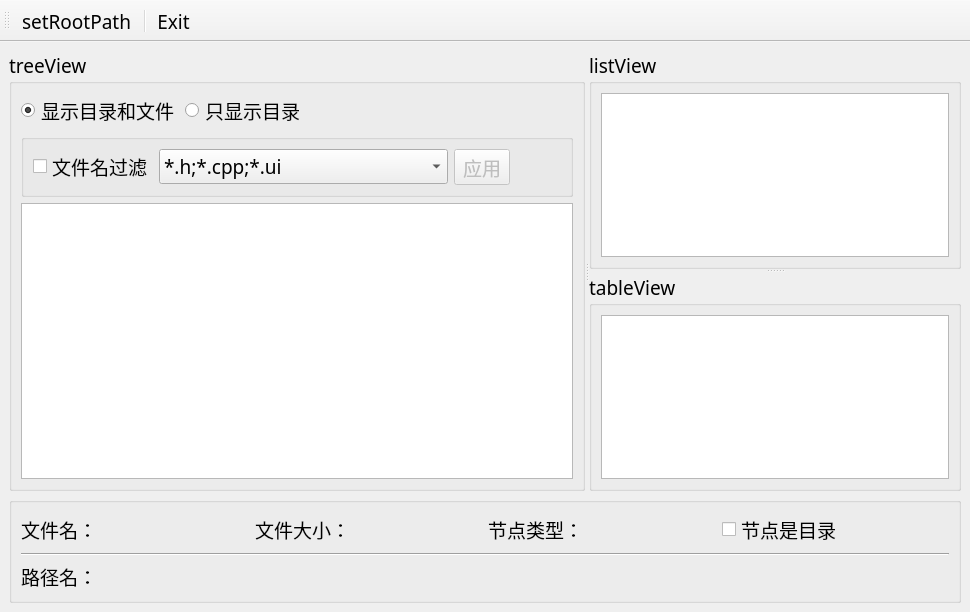
<?xml version="1.0" encoding="UTF-8"?>
<ui version="4.0">
 <class>TestQFileSystemModel</class>
 <widget class="QMainWindow" name="TestQFileSystemModel">
  <property name="geometry">
   <rect>
    <x>0</x>
    <y>0</y>
    <width>970</width>
    <height>612</height>
   </rect>
  </property>
  <property name="font">
   <font>
    <family>Source Code Pro</family>
    <pointsize>14</pointsize>
   </font>
  </property>
  <property name="windowTitle">
   <string>TestQFileSystemModel</string>
  </property>
  <widget class="QWidget" name="centralwidget">
   <layout class="QVBoxLayout" name="verticalLayout_4">
    <item>
     <widget class="QSplitter" name="Sh_01horizontal">
      <property name="orientation">
       <enum>Qt::Horizontal</enum>
      </property>
      <widget class="QGroupBox" name="GB_01treeView">
       <property name="title">
        <string>treeView</string>
       </property>
       <layout class="QVBoxLayout" name="verticalLayout_5">
        <item>
         <layout class="QVBoxLayout" name="Lv_01utility">
          <item>
           <layout class="QHBoxLayout" name="Lh_02displayType">
            <item>
             <widget class="QRadioButton" name="RB_01showAll">
              <property name="text">
               <string>显示目录和文件</string>
              </property>
              <property name="checked">
               <bool>true</bool>
              </property>
             </widget>
            </item>
            <item>
             <widget class="QRadioButton" name="RB_02showDirOnly">
              <property name="text">
               <string>只显示目录</string>
              </property>
             </widget>
            </item>
            <item>
             <spacer name="HS_01">
              <property name="orientation">
               <enum>Qt::Horizontal</enum>
              </property>
              <property name="sizeHint" stdset="0">
               <size>
                <width>40</width>
                <height>20</height>
               </size>
              </property>
             </spacer>
            </item>
           </layout>
          </item>
          <item>
           <widget class="QGroupBox" name="GB_05filter">
            <property name="title">
             <string/>
            </property>
            <layout class="QHBoxLayout" name="horizontalLayout">
             <item>
              <widget class="QCheckBox" name="CB_01fileFilter">
               <property name="text">
                <string>文件名过滤</string>
               </property>
              </widget>
             </item>
             <item>
              <widget class="QComboBox" name="CBB_01chooseType">
               <property name="sizePolicy">
                <sizepolicy hsizetype="Expanding" vsizetype="Fixed">
                 <horstretch>0</horstretch>
                 <verstretch>0</verstretch>
                </sizepolicy>
               </property>
               <item>
                <property name="text">
                 <string>*.h;*.cpp;*.ui</string>
                </property>
               </item>
               <item>
                <property name="text">
                 <string>*.h;*.cpp</string>
                </property>
               </item>
               <item>
                <property name="text">
                 <string>*.jpg</string>
                </property>
               </item>
               <item>
                <property name="text">
                 <string>*.txt</string>
                </property>
               </item>
              </widget>
             </item>
             <item>
              <widget class="QToolButton" name="TB_01quickApply">
               <property name="enabled">
                <bool>false</bool>
               </property>
               <property name="text">
                <string>应用</string>
               </property>
               <property name="icon">
                <iconset resource="res.qrc">
                 <normaloff>:/icons/828.bmp</normaloff>:/icons/828.bmp</iconset>
               </property>
               <property name="toolButtonStyle">
                <enum>Qt::ToolButtonTextBesideIcon</enum>
               </property>
              </widget>
             </item>
             <item>
              <spacer name="HS_02">
               <property name="orientation">
                <enum>Qt::Horizontal</enum>
               </property>
               <property name="sizeType">
                <enum>QSizePolicy::Preferred</enum>
               </property>
               <property name="sizeHint" stdset="0">
                <size>
                 <width>51</width>
                 <height>20</height>
                </size>
               </property>
              </spacer>
             </item>
            </layout>
           </widget>
          </item>
         </layout>
        </item>
        <item>
         <widget class="QTreeView" name="TV_01mainTreeView"/>
        </item>
       </layout>
      </widget>
      <widget class="QSplitter" name="Sv_02vertical">
       <property name="orientation">
        <enum>Qt::Vertical</enum>
       </property>
       <widget class="QGroupBox" name="GB_02listView">
        <property name="title">
         <string>listView</string>
        </property>
        <layout class="QVBoxLayout" name="verticalLayout_2">
         <item>
          <widget class="QListView" name="LV_01mainListView"/>
         </item>
        </layout>
       </widget>
       <widget class="QGroupBox" name="GB_03tableView">
        <property name="title">
         <string>tableView</string>
        </property>
        <layout class="QVBoxLayout" name="verticalLayout_3">
         <item>
          <widget class="QTableView" name="TBV_01mainTableView"/>
         </item>
        </layout>
       </widget>
      </widget>
     </widget>
    </item>
    <item>
     <widget class="QGroupBox" name="GB_04infoShow">
      <property name="title">
       <string/>
      </property>
      <layout class="QVBoxLayout" name="verticalLayout">
       <item>
        <layout class="QHBoxLayout" name="Lh_03topLine">
         <item>
          <widget class="QLabel" name="LB_01fileName">
           <property name="text">
            <string>文件名：</string>
           </property>
           <property name="wordWrap">
            <bool>false</bool>
           </property>
          </widget>
         </item>
         <item>
          <widget class="QLabel" name="LB_02fileSize">
           <property name="text">
            <string>文件大小：</string>
           </property>
          </widget>
         </item>
         <item>
          <widget class="QLabel" name="LB_03nodeType">
           <property name="text">
            <string>节点类型：</string>
           </property>
          </widget>
         </item>
         <item>
          <widget class="QCheckBox" name="CB_02nodeIsDirectory">
           <property name="text">
            <string>节点是目录</string>
           </property>
          </widget>
         </item>
        </layout>
       </item>
       <item>
        <widget class="Line" name="L_01splitterLine">
         <property name="orientation">
          <enum>Qt::Horizontal</enum>
         </property>
        </widget>
       </item>
       <item>
        <widget class="QLabel" name="LB_04fullPath">
         <property name="text">
          <string>路径名：</string>
         </property>
        </widget>
       </item>
      </layout>
     </widget>
    </item>
   </layout>
  </widget>
  <widget class="QToolBar" name="toolBar">
   <property name="windowTitle">
    <string>toolBar</string>
   </property>
   <property name="toolButtonStyle">
    <enum>Qt::ToolButtonTextBesideIcon</enum>
   </property>
   <attribute name="toolBarArea">
    <enum>TopToolBarArea</enum>
   </attribute>
   <attribute name="toolBarBreak">
    <bool>false</bool>
   </attribute>
   <addaction name="act01File_setRootPath"/>
   <addaction name="separator"/>
   <addaction name="act02System_exit"/>
  </widget>
  <action name="act01File_setRootPath">
   <property name="icon">
    <iconset resource="res.qrc">
     <normaloff>:/icons/fold.bmp</normaloff>:/icons/fold.bmp</iconset>
   </property>
   <property name="text">
    <string>setRootPath</string>
   </property>
   <property name="toolTip">
    <string>设置根目录</string>
   </property>
  </action>
  <action name="act02System_exit">
   <property name="icon">
    <iconset resource="res.qrc">
     <normaloff>:/icons/exit.bmp</normaloff>:/icons/exit.bmp</iconset>
   </property>
   <property name="text">
    <string>Exit</string>
   </property>
   <property name="toolTip">
    <string>退出程序</string>
   </property>
   <property name="shortcut">
    <string>Ctrl+W</string>
   </property>
  </action>
 </widget>
 <resources>
  <include location="res.qrc"/>
 </resources>
 <connections>
  <connection>
   <sender>act02System_exit</sender>
   <signal>triggered()</signal>
   <receiver>TestQFileSystemModel</receiver>
   <slot>close()</slot>
   <hints>
    <hint type="sourcelabel">
     <x>-1</x>
     <y>-1</y>
    </hint>
    <hint type="destinationlabel">
     <x>484</x>
     <y>305</y>
    </hint>
   </hints>
  </connection>
 </connections>
</ui>
